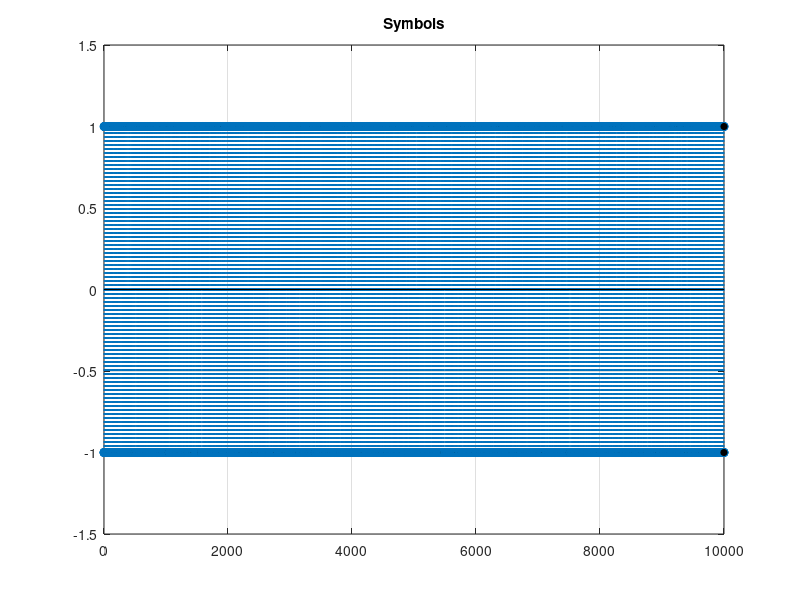
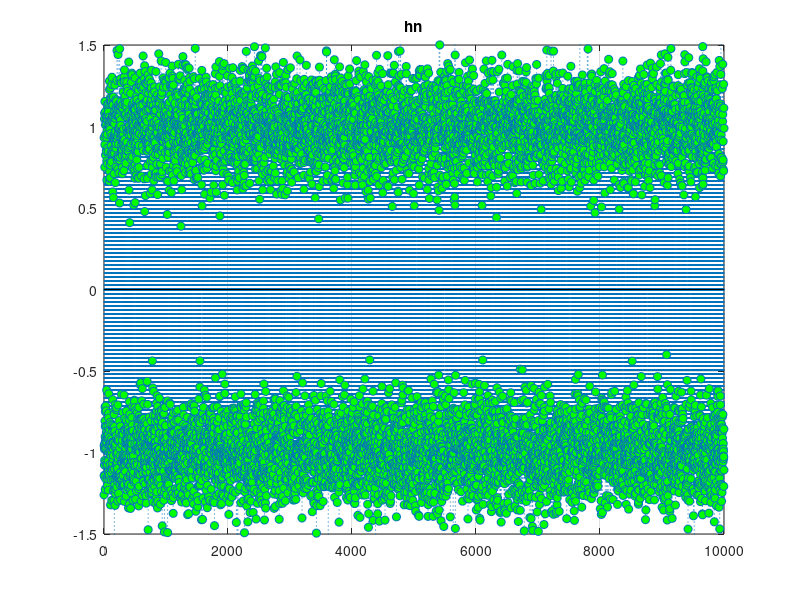
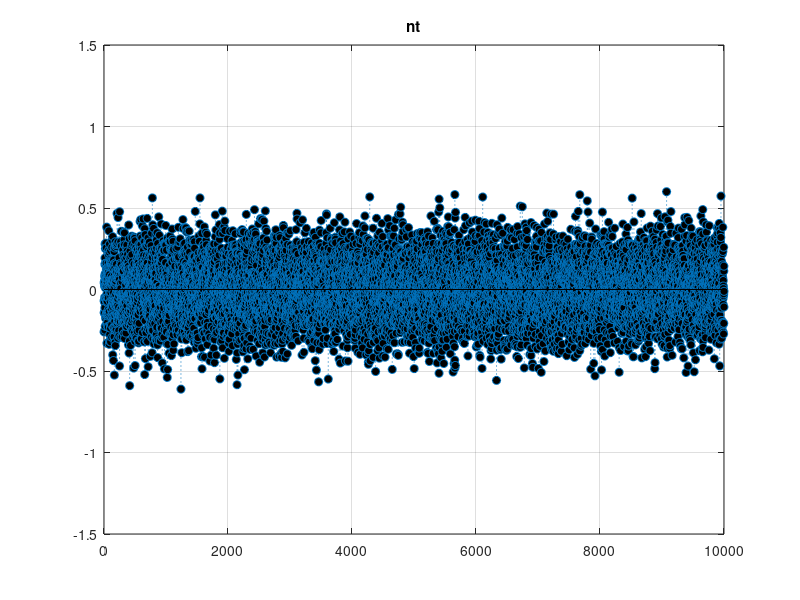
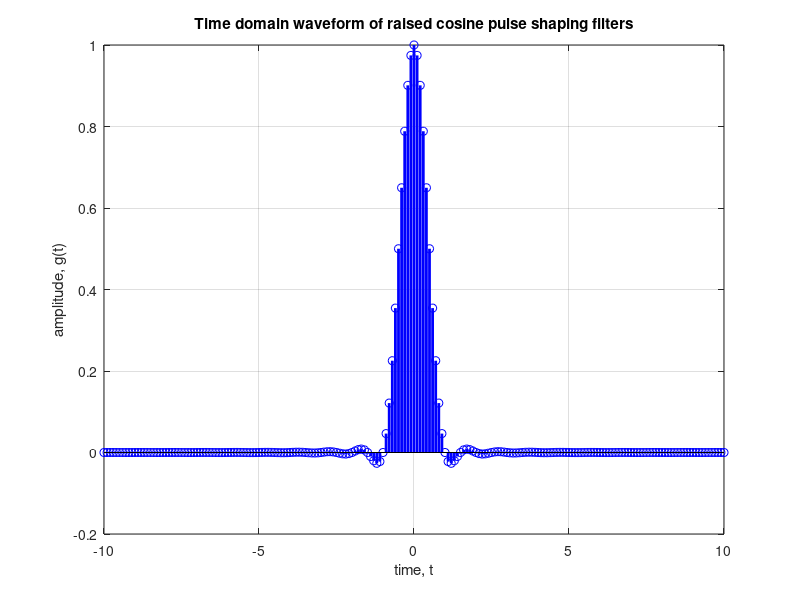

Here is the MATLAB script that generated these plots, in order:
%%%%%%%%%%%%%%%%%%%%%%%%%%%%%%%%%%%%%%%%%%%%%%%%%%%%%%%%%%%%%%%%%%%%%%%%%%%%%%%%%
% Εργασία στα Τηλεπικοινωνιακά Συστήματα 3                                      %
% Περιγραφή :                                                                   %    
%   Έχουμε ένα τηλεπικοινωνιακό σύστημα, το οποίο απαρτίζεται από ένα πομπό,    %
%   ένα κανάλι με απόκριση συχνότητας :                                         %
%               { 1 , if |f +/- fo| <= W                                        %
%      C(f) =   {                               ,                               %      
%               { 0 , else                                                      %       
%   προσθήκη AWGN (n(t), ΦΠΙ: No/2.), ένα δέκτη και κατόπιν ένα δειγματολήπτη.  %      
%   Για τη µετάδοση χρησιµοποιούµε διαµόρφωση M−PAM, δηλαδή µεταδίδουµε         %      
%   σύµβολα της µορφής am = ±1.                                                 %        
%   Ο σκοπός της εργασίας είναι να µελετηθεί η επίδοση του συστήµατος, όταν     %  
%   αυτό σχεδιάζεται µε τις παρακάτω επιλογές :                                 %
%   1. Επιλογή των ϕίλτρων ποµπού και δέκτη έτσι ώστε στον δέκτη να έχουµε      %
%       µηδενική διασυµβολική παρεµβολή.                                        %
%   2. Επιλογή των ϕίλτρων ποµπού και δέκτη έτσι ώστε στον δέκτη να έχουµε      %
%       ελεγχόµενη διασυµβολική παρεµβολή µε διπλοδυαδικό παλµό, και σύµβολο    %
%       προς σύµβολο ϕώραση µε προκωδικοποίηση στον ποµπό.                      %
%   3. Επιλογή των ϕίλτρων ποµπού και δέκτη έτσι ώστε στον δέκτη να έχουµε      % 
%      ελεγχόµενη διασυµβολική παρεµβολη µε διπλοδυαδικό παλµό, και εφαρµογή    % 
%      του αλγορίθµου Viterbi στη ϕώραση.                                       %                                        
%                                                                               %
%    Ioannis. M. Koutzoglou, Dec. 2021                                          %
%%%%%%%%%%%%%%%%%%%%%%%%%%%%%%%%%%%%%%%%%%%%%%%%%%%%%%%%%%%%%%%%%%%%%%%%%%%%%%%%%
clc;
clear;
close all;


%% -------------------- First part of the Project ! -------------------- %%

%%%%%%%%%%%%%%%%%%%%%%%%%%%%%%%%%%%%%%%%%%%%%%%%%%%%%%%%%%%%%%%%%%%%%%%%%%%
%%%                         "System Properties"                         %%%
%%%%%%%%%%%%%%%%%%%%%%%%%%%%%%%%%%%%%%%%%%%%%%%%%%%%%%%%%%%%%%%%%%%%%%%%%%%

n = 10000;         %% Number of bits
M = 2;             %% Modulation order (2 for 2-PAM)
k = log2(M);       %% Number of bits per symbol
sps = 10;          %% Samples per symbol
EbNo = 25;
alpha = 1;
snr = EbNo + 10*log10(k) - 10*log10(sps);
shape = 'sqrt';
fs = 10;

%%%%%%%%%%%%%%%%%%%%%%%%%%%%%%%%%%%%%%%%%%%%%%%%%%%%%%%%%%%%%%%%%%%%%%%%%%%
%%%                         "Bits Generation"                           %%%
%%%%%%%%%%%%%%%%%%%%%%%%%%%%%%%%%%%%%%%%%%%%%%%%%%%%%%%%%%%%%%%%%%%%%%%%%%%

bits = randi([0 1],n,1);
fprintf('bits: %d \n', bits);
fprintf('\n');

%%%%%%%%%%%%%%%%%%%%%%%%%%%%%%%%%%%%%%%%%%%%%%%%%%%%%%%%%%%%%%%%%%%%%%%%%%%
%%%                         "M-PAM Modulation"                          %%%
%%%%%%%%%%%%%%%%%%%%%%%%%%%%%%%%%%%%%%%%%%%%%%%%%%%%%%%%%%%%%%%%%%%%%%%%%%%

symbols = pammod(bits,M);
fprintf('\n');
fprintf('symbols: %d \n', symbols);

%%%%%%%%%%%%%%%%%%%%%%%%%%%%%%%%%%%%%%%%%%%%%%%%%%%%%%%%%%%%%%%%%%%%%%%%%%%
%%%                         "AWGN Channel"                              %%%
%%%%%%%%%%%%%%%%%%%%%%%%%%%%%%%%%%%%%%%%%%%%%%%%%%%%%%%%%%%%%%%%%%%%%%%%%%%

hn = awgn(symbols,snr);
fprintf('\n');
fprintf('hn = %f \n', hn);

%%%%%%%%%%%%%%%%%%%%%%%%%%%%%%%%%%%%%%%%%%%%%%%%%%%%%%%%%%%%%%%%%%%%%%%%%%%
%%%                         "Noise n(t)"                                %%%
%%%%%%%%%%%%%%%%%%%%%%%%%%%%%%%%%%%%%%%%%%%%%%%%%%%%%%%%%%%%%%%%%%%%%%%%%%%

nt = hn - symbols;
fprintf('\n');
fprintf('nt = %f \n', nt);

%%%%%%%%%%%%%%%%%%%%%%%%%%%%%%%%%%%%%%%%%%%%%%%%%%%%%%%%%%%%%%%%%%%%%%%%%%%
%%%                          "Gr Filter"                                %%%
%%%%%%%%%%%%%%%%%%%%%%%%%%%%%%%%%%%%%%%%%%%%%%%%%%%%%%%%%%%%%%%%%%%%%%%%%%%

% defining the sinc filter
sincNum = sin(pi*(-fs:1/fs:fs)); % numerator of the sinc function
sincDen = (pi*(-fs:1/fs:fs)); % denominator of the sinc function
sincDenZero = find(abs(sincDen) < 10^-10);
sincOp = sincNum./sincDen;
sincOp(sincDenZero) = 1; % sin(pix/(pix) =1 for x =0

cosNum = cos(alpha*pi*(-fs:1/fs:fs));
cosDen = (1-(2*alpha*(-fs:1/fs:fs)).^2);
cosDenZero = abs(cosDen)<10^-10;
cosOp = cosNum./cosDen;
cosOp(cosDenZero) = pi/4;
Gr = sincOp.*cosOp;

%%%%%%%%%%%%%%%%%%%%%%%%%%%%%%%%%%%%%%%%%%%%%%%%%%%%%%%%%%%%%%%%%%%%%%%%%%%
%%%                   "Conv of noise and filter"                        %%%
%%%%%%%%%%%%%%%%%%%%%%%%%%%%%%%%%%%%%%%%%%%%%%%%%%%%%%%%%%%%%%%%%%%%%%%%%%%

nr = conv(nt,Gr,'same');
fprintf('\n');
fprintf('nr = %f \n', nr);

%%%%%%%%%%%%%%%%%%%%%%%%%%%%%%%%%%%%%%%%%%%%%%%%%%%%%%%%%%%%%%%%%%%%%%%%%%%
%%%                      "Received symbols"                             %%%
%%%%%%%%%%%%%%%%%%%%%%%%%%%%%%%%%%%%%%%%%%%%%%%%%%%%%%%%%%%%%%%%%%%%%%%%%%%

yn = symbols + nr;
receiveSym = zeros(size(yn));
for i = 1:length(yn)
      if yn(i) > 0
          receiveSym(i) = 1;
      else
          receiveSym(i) = -1;
      end
end
fprintf('\n');
fprintf('Receive symbols: %d \n', receiveSym);

%%%%%%%%%%%%%%%%%%%%%%%%%%%%%%%%%%%%%%%%%%%%%%%%%%%%%%%%%%%%%%%%%%%%%%%%%%%
%%%                          "Error Rate"                               %%%
%%%%%%%%%%%%%%%%%%%%%%%%%%%%%%%%%%%%%%%%%%%%%%%%%%%%%%%%%%%%%%%%%%%%%%%%%%%

error = symbols ~= receiveSym;
sum_error = sum(error);
error_prob = (sum_error / n)*100;
fprintf('\n');
fprintf('error prob : %f \n',error_prob);

%%%%%%%%%%%%%%%%%%%%%%%%%%%%%%%%%%%%%%%%%%%%%%%%%%%%%%%%%%%%%%%%%%%%%%%%%%%
%%%                          "Plots"                                    %%%
%%%%%%%%%%%%%%%%%%%%%%%%%%%%%%%%%%%%%%%%%%%%%%%%%%%%%%%%%%%%%%%%%%%%%%%%%%%

% Symbols plot
figure;
stem(real(symbols),':','markerfacecolor', 'black');
title('Symbols');
grid on;
set(gca,'ylim',[-1.5 1.5])

% AWGN Channel plot
figure;
stem(real(hn),':','markerfacecolor','green')
title('hn');
grid on;
set(gca,'ylim',[-1.5 1.5])

% Noise nt plot
figure;
stem(real(nt),':','markerfacecolor','black')
title('nt');
grid on;
set(gca,'ylim',[-1.5 1.5])

% Gr Filter plot
figure;
stem((-fs:1/fs:fs),(Gr),'b','LineWidth',2)
grid on
xlabel('time, t')
ylabel('amplitude, g(t)')
title('Time domain waveform of raised cosine pulse shaping filters')

% Conv of noise and filter plot
figure;
stem(real(nr),':','markerfacecolor', 'magenta');
title('nr(t)');
grid on;
set(gca,'ylim',[-1.5 1.5])

% Receiver plot
figure;
stem(receiveSym,':','markerfacecolor','black')
title('Received Symbols');
grid on;
set(gca,'ylim',[-1.5 1.5])

